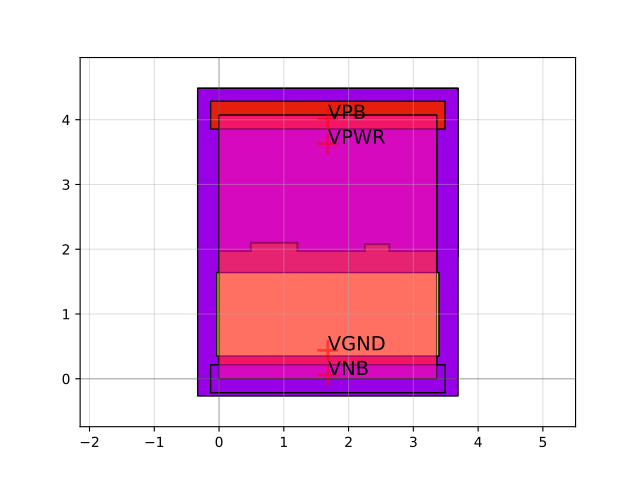

Recreate this plot in Python.
import sky130

c = sky130.components.sky130_fd_sc_hvl__einvn_1()
c.plot()
